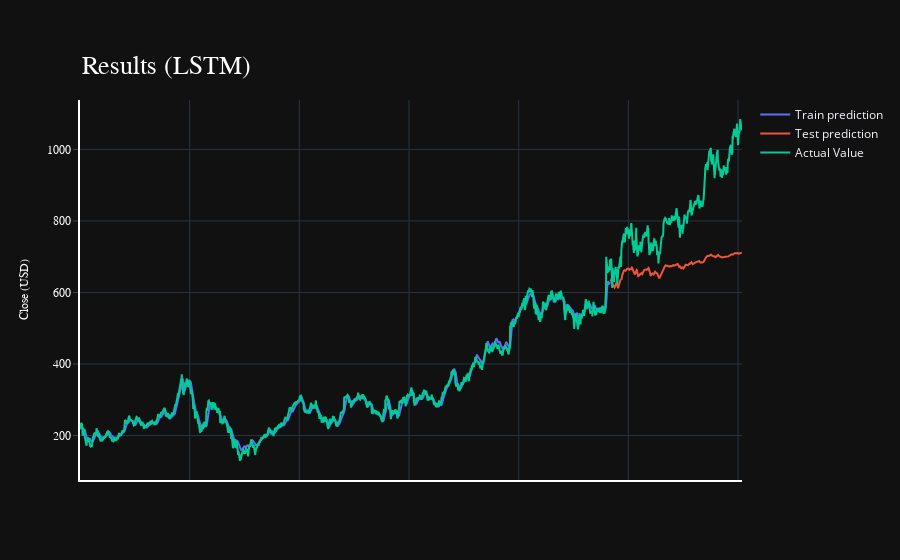

Notebook code for this chart:
### Code cell
# !pip install chart-studio
fig.show()

### Figure 1 — Plotly figure (JSON) as saved in the notebook; plotly's stock layout.template omitted (floating-point values rounded to 4 significant figures; data arrays with more than 128 entries replaced by an {"elided": "..."} marker saying what was removed)
{"data": [{"mode": "lines", "name": "Train prediction", "type": "scatter", "x": {"elided": "3019 int values"}, "y": {"elided": "3019 float values"}}, {"mode": "lines", "name": "Test prediction", "type": "scatter", "x": {"elided": "3019 int values"}, "y": {"elided": "3019 float values"}}, {"mode": "lines", "name": "Actual Value", "type": "scatter", "x": {"elided": "3019 int values"}, "y": {"elided": "3019 float values"}}], "layout": {"annotations": [{"font": {"color": "white", "family": "Rockwell", "size": 26}, "showarrow": false, "text": "Results (LSTM)", "x": 0, "xanchor": "left", "xref": "paper", "y": 1.05, "yanchor": "bottom", "yref": "paper"}], "showlegend": true, "xaxis": {"linecolor": "white", "linewidth": 2, "showgrid": true, "showline": true, "showticklabels": false}, "yaxis": {"linecolor": "white", "linewidth": 2, "showgrid": true, "showline": true, "showticklabels": true, "tickfont": {"color": "white", "family": "Rockwell", "size": 12}, "ticks": "outside", "title": {"font": {"color": "white", "family": "Rockwell", "size": 12}, "text": "Close (USD)"}}}}
